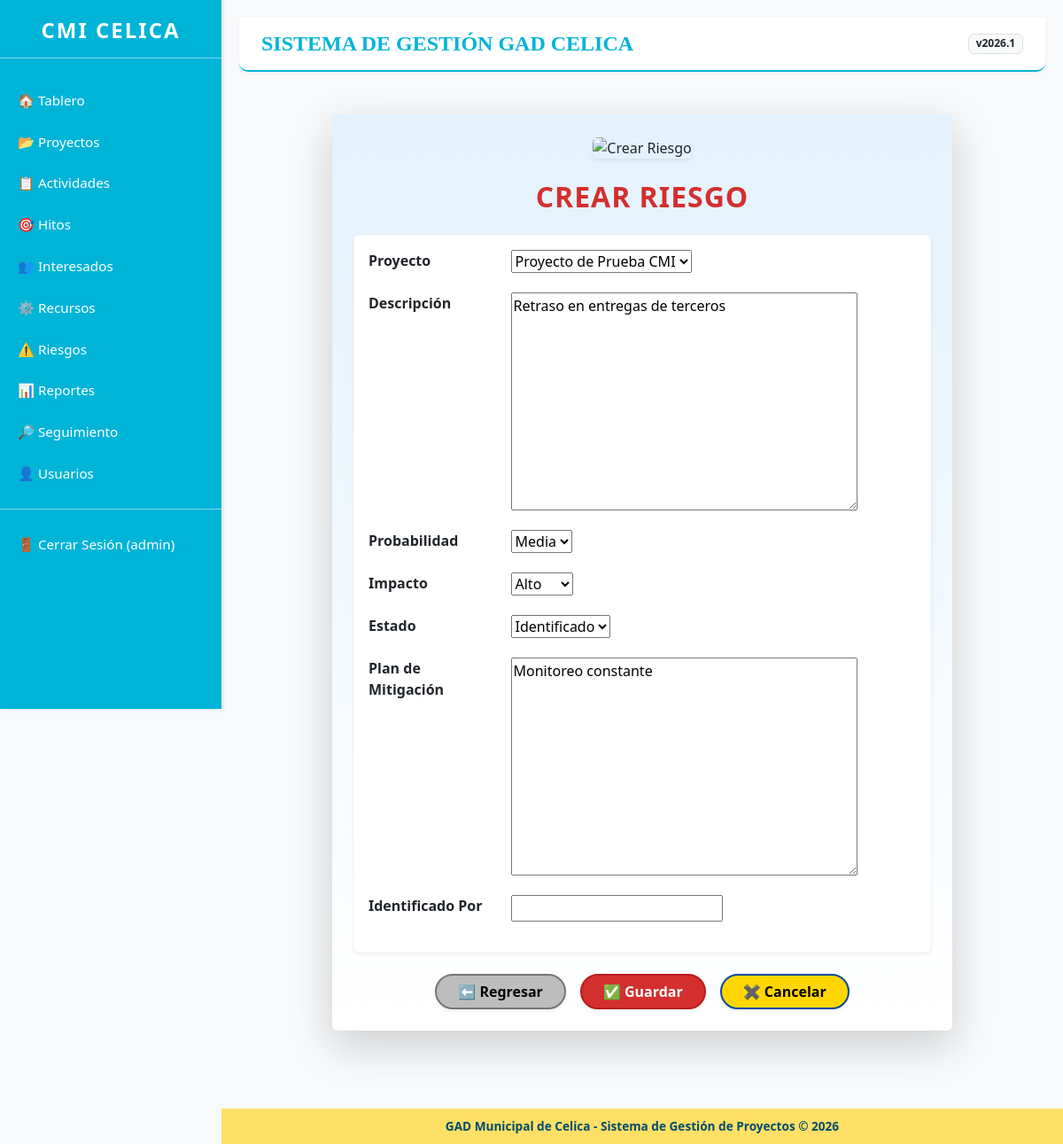
Screenshot of /risks/2/edit/ (signed in) with the database file from the repository.
### risks/models.py (models this page shows, shortened)
class Risk(models.Model):
    PROBABILITY_CHOICES = [
        ('low', 'Baja'),
        ('medium', 'Media'),
        ('high', 'Alta'),
    ]
    IMPACT_CHOICES = [
        ('low', 'Bajo'),
        ('medium', 'Medio'),
        ('high', 'Alto'),
    ]
    STATUS_CHOICES = [
        ('identified', 'Identificado'),
        ('mitigated', 'Mitigado'),
        ('occurred', 'Ocurrido'),
    ]
    project = models.ForeignKey(Project, on_delete=models.CASCADE, verbose_name='Proyecto')
    description = models.TextField(verbose_name='Descripción')
    probability = models.CharField(max_length=10, choices=PROBABILITY_CHOICES, default='medium', verbose_name='Probabilidad')
    impact = models.CharField(max_length=10, choices=IMPACT_CHOICES, default='medium', verbose_name='Impacto')
    status = models.CharField(max_length=20, choices=STATUS_CHOICES, default='identified', verbose_name='Estado')
    mitigation_plan = models.TextField(blank=True, verbose_name='Plan de Mitigación')
    identified_by = models.CharField(max_length=200, verbose_name='Identificado Por')
    identified_date = models.DateField(auto_now_add=True, verbose_name='Fecha de Identificación')
    class Meta:
        verbose_name = 'Riesgo'
        verbose_name_plural = 'Riesgos'

### risks/views.py (the view)
# urls.py: path('<int:pk>/edit/', views.risk_edit, name='risk_edit'),
@login_required
def risk_edit(request, pk):
    risk = get_object_or_404(Risk, pk=pk)
    if request.method == 'POST':
        form = RiskForm(request.POST, instance=risk)
        if form.is_valid():
            form.save()
            messages.success(request, 'Risk updated successfully.')
            return redirect('risks:risk_list')
    else:
        form = RiskForm(instance=risk)
    return render(request, 'risks/risk_form.html', {'form': form})

### risks/forms.py
class RiskForm(forms.ModelForm):
    class Meta:
        model = Risk
        fields = ['project', 'description', 'probability', 'impact', 'status', 'mitigation_plan', 'identified_by']

### projects/models.py (called while the page is built)
    def __str__(self):
        return self.name

### templates/risks/risk_form.html (shortened to what this page needs)
{% extends 'base.html' %}
{% load static %}
{% block content %}
<div class="container my-5 p-4 shadow-lg rounded"
     style="background:linear-gradient(180deg,#e3f2fd 0%,#fff 100%); font-family:'Segoe UI','Helvetica Neue',sans-serif; max-width:700px;">
    <div class="text-center mb-4">
        <img src="{% static 'projects/images/risk_logo.png' %}"
             alt="Crear Riesgo"
             class="img-fluid rounded shadow-sm"
             style="max-height:100px;">
    </div>
    <h1 class="mb-4 fw-bold text-center"
        style="font-size:2rem; color:#d32f2f; letter-spacing:1px; text-transform:uppercase;">
        Crear Riesgo
    </h1>
    <form method="post" class="needs-validation">
        <div class="p-3 bg-white rounded shadow-sm mb-4 border border-light">
            {% for field in form %}
                <div class="row mb-3">
                    <div class="col-sm-3">
                        <label for="{{ field.id_for_label }}" class="form-label fw-bold">{{ field.label }}</label>
                    </div>
                    <div class="col-sm-9">
                        {{ field }}
                    </div>
                </div>
            {% endfor %}
        </div>
        <div class="d-flex justify-content-center gap-3 mt-4 flex-wrap">
            <a href="javascript:history.back()"
               class="btn fw-bold px-4 shadow-sm rounded-pill"
               style="background-color:#bdbdbd; color:#000; border:2px solid #757575;">
               ⬅️ Regresar
            </a>
            <button type="submit"
                    class="btn fw-bold px-4 shadow-sm rounded-pill"
                    style="background-color:#d32f2f; color:#fff; border:2px solid #b71c1c;">
                ✅ Guardar
            </button>
            <a href="{% url 'risks:risk_list' %}"
               class="btn fw-semibold px-4 shadow-sm rounded-pill"
               style="background-color:#ffd600; color:#000; border:2px solid #004c99;">
                ✖️ Cancelar
            </a>
        </div>
    </form>
</div>
{% endblock %}

### templates/base.html (shortened to what this page needs)
<!DOCTYPE html>
<html lang="es">
<head>
    <link href="https://cdn.jsdelivr.net/npm/bootstrap@5.3.0/dist/css/bootstrap.min.css" rel="stylesheet">
    {% load static %}
</head>
<body>
    <div class="sidebar">
        <div class="text-center mb-4">
            <h4 class="fw-bold" style="letter-spacing: 2px;">CMI CELICA</h4>
            <hr style="background-color: white; opacity: 0.5;">
        </div>
        <a href="{% url 'dashboard' %}">🏠 Tablero</a>
        <a href="{% url 'project_list' %}">📂 Proyectos</a>
        <a href="{% url 'activity_list' %}">📋 Actividades</a>
        <a href="{% url 'milestone_list' %}">🎯 Hitos</a>
        <a href="{% url 'stakeholders:stakeholder_list' %}">👥 Interesados</a>
        <a href="{% url 'resources:resource_list' %}">⚙️ Recursos</a>
        <a href="{% url 'risks:risk_list' %}">⚠️ Riesgos</a>
        <a href="{% url 'reports:report_list' %}">📊 Reportes</a>
        <a href="{% url 'seguimiento_list' %}">🔎 Seguimiento</a>
        <a href="{% url 'user_list' %}">👤 Usuarios</a>
        {% if user.is_authenticated %}
            <hr style="background-color: white; opacity: 0.5;">
            <form method="post" action="{% url 'logout' %}">
                <button type="submit">🚪 Cerrar Sesión ({{ user.username }})</button>
            </form>
        {% else %}
            <a href="{% url 'login' %}">🔑 Iniciar Sesión</a>
        {% endif %}
    </div>
    <div class="content">
        <div class="header d-flex justify-content-between align-items-center">
            <h1>SISTEMA DE GESTIÓN GAD CELICA</h1>
            <span class="badge bg-light text-dark border">v2026.1</span>
        </div>
        {% block content %}{% endblock %}
    </div>
    <footer>
        <div>
            GAD Municipal de Celica - Sistema de Gestión de Proyectos © 2026
        </div>
    </footer>
</body>
</html>

### templates/base.html (style rules this page uses)
body { background-color: #f8f9fa; }
.sidebar { height: 100vh; background-color: #00b4d8; color: white; position: fixed; top: 0; left: 0; width: 250px; padding-top: 20px; box-shadow: 2px 0 5px rgba(0,0,0,0.1); z-index: 1000; }
.sidebar a, .sidebar button { color: white; text-decoration: none; display: block; padding: 12px 20px; border: none; background: none; text-align: left; width: 100%; transition: 0.3s; font-size: 0.95rem; }
.content { margin-left: 250px; padding: 20px 20px 80px 20px; min-height: 100vh; }
.header { background-color: #ffffff; padding: 15px 25px; border-bottom: 2px solid #00b4d8; margin-bottom: 20px; border-radius: 0 0 10px 10px; box-shadow: 0 2px 4px rgba(0,0,0,0.05); }
.header h1 { font-family: 'Georgia', serif; font-size: 24px; font-weight: bold; color: #00b4d8; margin: 0; }
footer { margin-left: 250px; background-color: #ffe066; color: #004c6d; text-align: center; padding: 10px; position: fixed; bottom: 0; width: calc(100% - 250px); font-weight: bold; font-size: 0.85rem; z-index: 999; }
.sidebar form { margin: 0; padding: 0; }

### rows the page displays
Risk: form "Proyecto de Prueba CMI" "Retraso en entregas de terceros" "Media" "Alto" "Identificado" "Monitoreo constante"

### other values shown
{{ user.username }} "admin"
{{ field.label }} "Proyecto" "Descripción" "Probabilidad" "Impacto" "Estado" "Plan de Mitigación" "Identificado Por"
